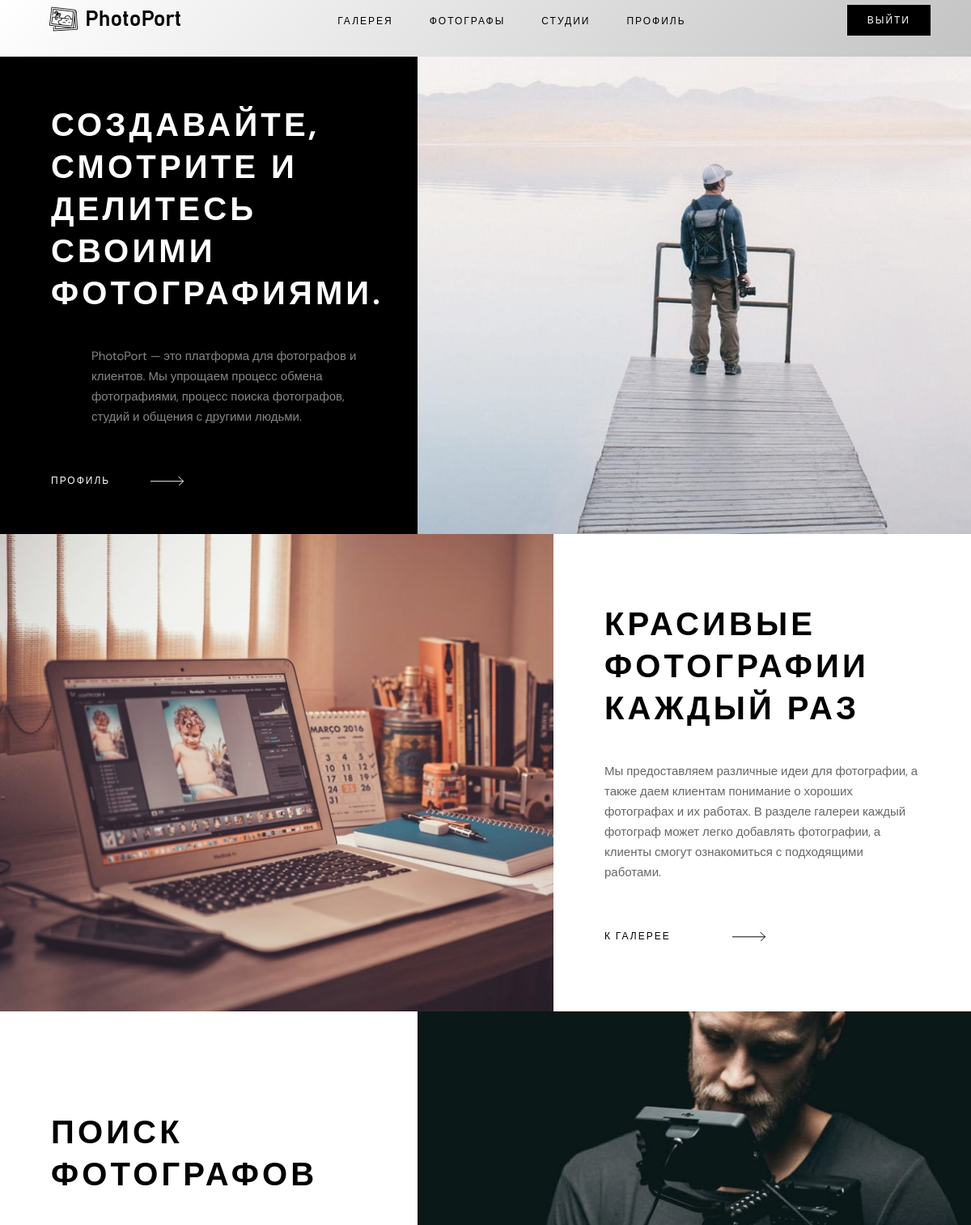
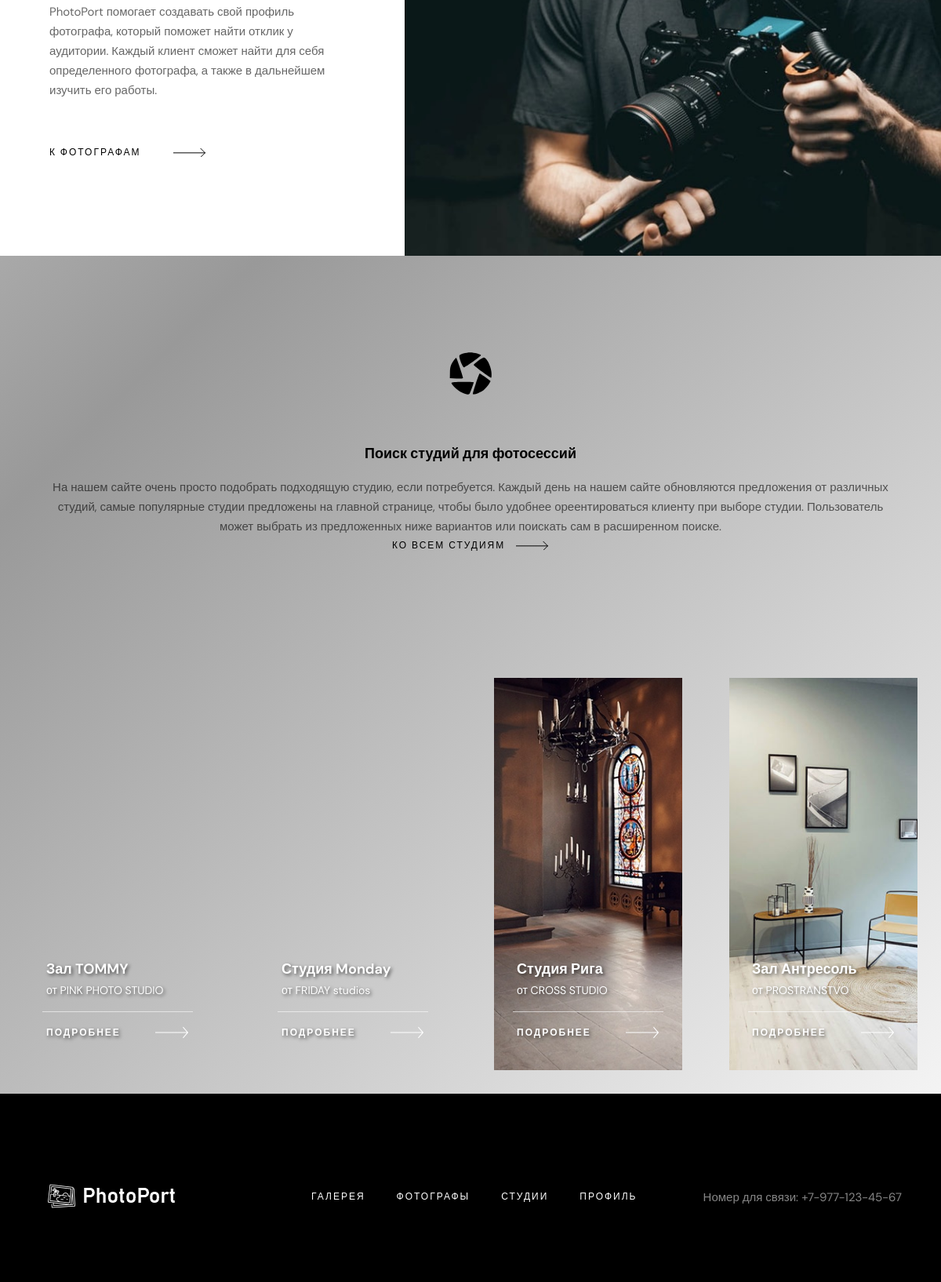
Page /index.php (signed in) on the committed database (2 pictures, top to bottom).
### tables this page shows
CREATE TABLE `studios` (
  `id` int(11) NOT NULL,
  `name` varchar(100) NOT NULL,
  `description` text NOT NULL,
  `image_url` varchar(255) NOT NULL,
  `link` varchar(255) NOT NULL,
  `created_at` timestamp NOT NULL DEFAULT current_timestamp()
);

### index.php (the view, shortened to what this page needs)
<?php
$servername = "localhost";
$username = "root";
$password = "";
$dbname = "photoport";
$conn = new mysqli($servername, $username, $password, $dbname);
$sql = "SELECT * FROM studios ORDER BY created_at DESC LIMIT 4";
$result = $conn->query($sql);
$is_logged_in = isset($_SESSION['user_name']);
?>
<!DOCTYPE html>
<html lang="ru">
<head>
    <link rel="stylesheet" href="styles/css/main.css">
</head>
<body>
    <header>
        <div class="container">
            <nav class="navbar">
                <a href="index.php" class="logo">
                    <img src="images/3.png" alt="логотип">
                </a>
                <ul class="nav_list">
                    <li class="nav_list-item">
                        <a href="gallery.php" class="nav_list-link">Галерея</a>
                    </li>
                    <li class="nav_list-item">
                        <a href="photographers.php" class="nav_list-link">Фотографы</a></li>
                    <li class="nav_list-item">
                        <a href="studios.php" class="nav_list-link">Студии</a>
                    </li>
                    <?php if ($is_logged_in): ?>
                        <li class="nav_list-item">
                            <a href="profile.php" class="nav_list-link">Профиль</a>
                        </li>
                    <?php endif; ?>
                </ul>
                <div class="user-info">
                    <?php if ($is_logged_in): ?>
                        <a href="logout.php" class="btn btn-black">Выйти</a>
                    <?php else: ?>
                        <a href="auth.php" class="btn btn-black">Войти</a>
                    <?php endif; ?>
                </div>
            </nav>
        </div>
    </header>
    <main>
        <section class="create">
            <div class="container-lg">
                <div class="row">
                    <div class="section_text section_text_black">
                        <div class="section_text-box">
                            <h2 class="heading white">Создавайте, смотрите и делитесь своими фотографиями.</h2>
                            <p class="opaque-grey">PhotoPort — это платформа для фотографов и клиентов. Мы
                                упрощаем процесс обмена фотографиями, процесс поиска фотографов, студий и общения с другими людьми.</p>
                                <?php if ($is_logged_in): ?>
                                    <a href="profile.php" class="invite-link invite-link-white">Профиль</a>
                                <?php else: ?>
                                    <a href="auth.php" class="invite-link invite-link-white">Войти</a>
                                <?php endif; ?>
                        </div>
                    </div>
                    <div class="section_image section-create-img"></div>
                </div>
            </div>
        </section>
        <section class="stories">
            <div class="container-lg">
                <div class="row">
                    <div class="section_image section-stories-img"></div>
                    <div class="section_text section_text_white">
                        <div class="section_text-box">
                            <h2 class="heading black">Красивые фотографии каждый раз</h2>
                            <p class="opaque-black">Мы предоставляем различные идеи для фотографии, а также даем клиентам понимание о хороших фотографах и их работах.
                                В разделе галереи каждый фотограф может легко добавлять фотографии, а клиенты смогут ознакомиться с подходящими работами.</p>
                            <a href="gallery.php" class="invite-link invite-link-black">К галерее</a>
                        </div>
                    </div>
                </div>
            </div>
        </section>
        <section class="everyone">
            <div class="container-lg">
                <div class="row">
                    <div class="section_text section_text_white">
                        <div class="section_text-box">
                            <h2 class="heading black">Поиск фотографов</h2>
                            <p class="opaque-black">PhotoPort помогает создавать свой профиль фотографа, который поможет найти отклик
                                у аудитории. Каждый клиент сможет найти для себя определенного фотографа, а также в дальнейшем изучить его работы.
                                </p>
                            <a href="photographers.php" class="invite-link invite-link-black">К фотографам</a>
                        </div>
                    </div>
                    <div class="section_image section-everyone-img"></div>
                </div>
            </div>
        </section>
        <section class="our-features">
            <div class="container">
                <div class="row">
                    <div class="feature">
                        <div class="feature-image"><img src="images/studios.svg" alt="студии"></div>
                        <h3 class="feature-heading">Поиск студий для фотосессий</h3>
                        <p class="feature-text">На нашем сайте очень просто подобрать подходящую студию, если потребуется.
                            Каждый день на нашем сайте обновляются предложения от различных студий, самые популярные студии предложены на главной странице, чтобы было удобнее
                            ореентироваться клиенту при выборе студии. Пользователь может выбрать из предложенных ниже вариантов или поискать сам в расширенном поиске.</p>
                            <a href="studios.php" class="invite-link invite-link-black">Ко всем студиям</a>
                    </div>
                </div>
            </div>
        </section>
        <section class="gallery">
            <div class="container-lg">
                <div class="grid">
                    <?php while ($row = $result->fetch_assoc()): ?>
                        <div class="image-container">
                            <div class="image" style="background-image: url('<?php echo $row['image_url']; ?>');">
                                <div class="image-box">
                                    <div class="image-textbox">
                                        <h3><?php echo htmlspecialchars($row['name']); ?></h3>
                                        <p><?php echo htmlspecialchars($row['description']); ?></p>
                                    </div>
                                    <div class="image-link">
                                        <a href="<?php echo htmlspecialchars($row['link']); ?>">
                                            <h6>Подробнее</h6>
                                        </a>
                                        <img src="images/arrow-white.svg" alt="стрелка">
                                    </div>
                                </div>
                            </div>
                        </div>
                    <?php endwhile; ?>
                </div>
            </div>
        </section>
    </main>
    <footer>
        <div class="container">
            <div class="footer-row">
                <div class="footer_logo-box">
                    <a href="index.php" class="logo">
                        <img src="images/4.png" alt="логотип">
                    </a>
                </div>
                <div class="footer_menu-box">
                    <ul class="footer_menu">
                        <li class="footer_menu-item">
                            <a class="footer_menu-link" href="gallery.php">Галерея</a>
                        </li>
                        <li class="footer_menu-item">
                            <a class="footer_menu-link" href="photographers.php">Фотографы</a></li>
                        <li class="footer_menu-item">
                            <a class="footer_menu-link" href="studios.php">Студии</a>
                        </li>
                        <?php if ($is_logged_in): ?>
                        <li class="footer_menu-item">
                            <a class="footer_menu-link" href="profile.php">Профиль</a>
                        </li>
                        <?php endif; ?>
                    </ul>
                </div>
                <div class="footer_copyright">
                    <p class="opaque-grey">Номер для связи: +7-977-123-45-67</p>
                </div>
            </div>
        </div>
    </footer>
</body>
</html>

### rows in the picture
studios: name "Зал TOMMY", description "от PINK PHOTO STUDIO"
studios: name "Студия Monday", description "от FRIDAY studios"
studios: image_url (picture), name "Студия Рига", description "от CROSS STUDIO"
studios: image_url (picture), name "Зал Антресоль", description "от PROSTRANSTVO"
